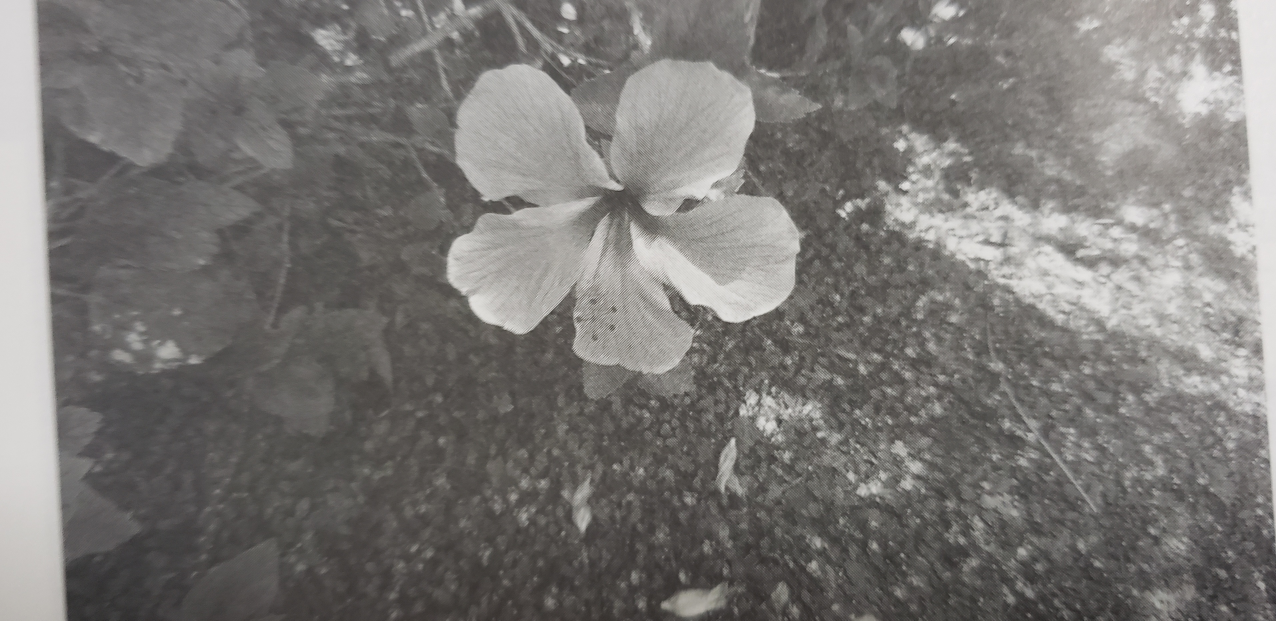
#> input picture flower.jpg, 3828 x 1862 px (shown at 1/3 size)
$ python find_contours.py
#> lines starting #> are read from the running program, lines starting #| are printed output that depends on the picture; after the words box and inside, x2 and y2 are one past the last pixel; in counts of white or black regions, pixels touching at a corner belong together
#輪郭抽出の練習のため、花の画像を用意してその輪郭を抽出する
#輪郭抽出には、opencvのfindContours()関数を利用する

import cv2
import matplotlib.pyplot as plt

#画像を読み込んでリサイズ
img = cv2.imread("flower.jpg")
#> img is the input picture: shape (1862, 3828, 3); mean B, G, R 116.7, 119.3, 121.7
img = cv2.resize(img,(300,169))
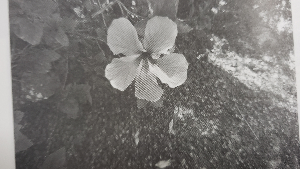
#> img: shape (169, 300, 3); mean B, G, R 116.6, 119.1, 121.5

#色空間を二値化
gray = cv2.cvtColor(img,cv2.COLOR_BGR2GRAY)
gray = cv2.GaussianBlur(gray,(7,7),0)
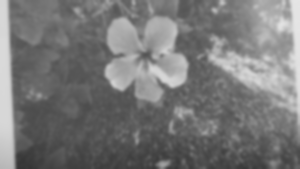
#> gray: shape (169, 300); min 53, max 229, mean 119.6
im2 = cv2.threshold(gray,140,240,cv2.THRESH_BINARY_INV)[1]
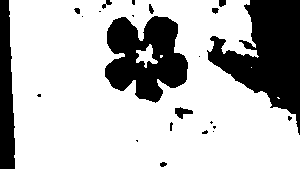
#> im2: shape (169, 300); values 0 (black) and 240 (white), 73.5% white; 23 black regions (13 under 20 px)

#画面左側に二値化した画像を描画
plt.subplot(1,2,1)
plt.imshow(im2,cmap="gray")

#輪郭を抽出
cnts, hierarchy = cv2.findContours(im2,cv2.RETR_LIST,cv2.CHAIN_APPROX_SIMPLE)
#> cnts = 24 contours, 12 with area under 20; largest, box (x1, y1, x2, y2) and area: (9, 0, 300, 169) 41756, (104, 15, 189, 104) 5134, (136, 44, 158, 68) 202, (174, 106, 194, 120) 140, (148, 3, 155, 15) 43

#抽出した枠を描画
for pt in cnts:
  x,y,w,h = cv2.boundingRect(pt)
  #大きすぎたり小さすぎる領域を除去
  if w < 30 or w > 200: continue
  print(x,y,w,h) #結果を出力
  cv2.rectangle(img,(x,y),(x+w,y+h),(0,255,0),2)
#> this loop made 24 passes
#> (x, y, w, h) on passes 1, 2, 4, 5, 6, 8, 9, 11, 12, 14, 15, 16: (159, 161, 9, 7), (135, 139, 4, 4), (201, 129, 8, 6), (212, 125, 5, 5), (169, 121, 5, 11), (287, 115, 6, 7), (174, 106, 20, 14), (36, 93, 6, 5), (251, 67, 1, 1), (160, 55, 3, 3), (136, 44, 22, 24), (104, 15, 85, 89)
#> (pt, x, y, w, h) on passes 3, 7, 10, 13, 17: ([[212, 131], [213, 130], [214, 131], [213, 132]], 212, 130, 3, 3), ([[211, 120], [213, 122], [211, 124], [209, 122]], 209, 120, 5, 5), ([[277, 97], [278, 98], [279, 98], [278, 97]], 277, 97, 3, 2), ([[198, 56], [199, 55], [200, 56], [199, 57]], 198, 55, 3, 3), ([[81, 16], [82, 15], [83, 16], [82, 17]], 81, 15, 3, 3)
#| 104 15 85 89
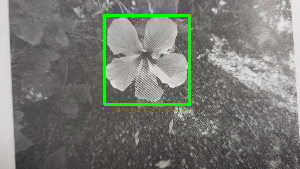
#> img: shape (169, 300, 3); 2.05% of pixels changed, all inside (x1, y1, x2, y2) = (103, 14, 191, 106)

#画面右側に抽出結果を描画
plt.subplot(1,2,2)
plt.imshow(cv2.cvtColor(img,cv2.COLOR_BGR2RGB))
plt.savefig("find_contours.png",dpi=200)
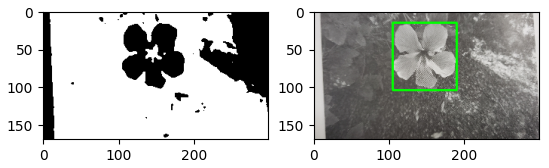
#> figure drawn by matplotlib, 2 panels
plt.show()
